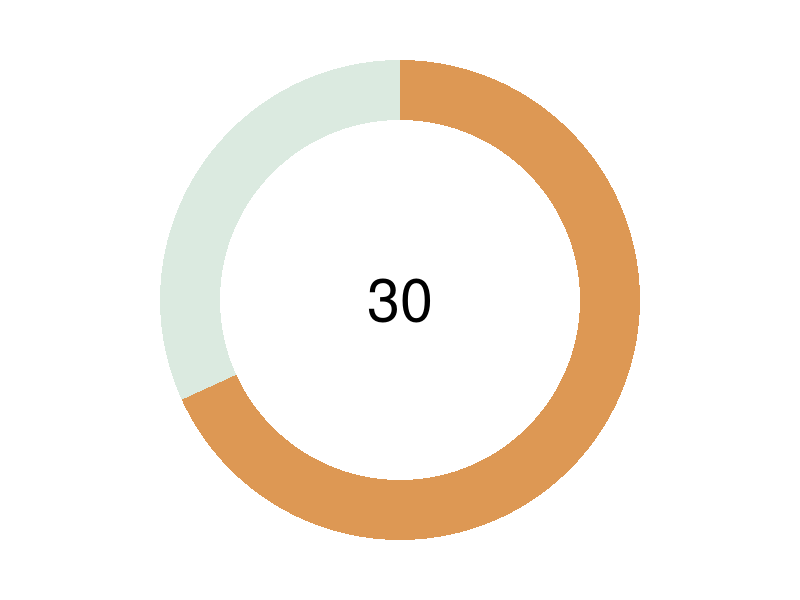

Source code (R):

# Background --------------------------------------------------------------

# Adding a custom plot to show how at-risk the patients are. 


# Housekeeping ------------------------------------------------------------

library(ggplot2)
library(magrittr)
library(tidyr)

# Building the plot -------------------------------------------------------

user_risk <- 30
data <- data.frame(
  category=c("user_risk", "max_risk"),
  count=c(user_risk, 44)
)

# Compute percentages
data$fraction = data$count / 44
#data$fraction = data$count / sum(data$count)

# Compute the cumulative percentages (top of each rectangle)
data$ymax = data$fraction

# Compute the bottom of each rectangle
data$ymin = c(0, head(data$ymax, n=-1))

# Make the plot
base_colour <- "#DBEAE0"
#fill_col <- "#C69A60"
fill_col_range <- seq(from = 1, to = 5, by = 1)
names(fill_col_range) <- c("#4C8C4C", "#82C57B", "#CBCC85", "#DD9854", "#B22B3B")
fill_col_index <- round(quantile(fill_col_range, user_risk/44))
fill_col <- fill_col_range[fill_col_index]

ggplot(data, aes(ymax = ymax, ymin = ymin, xmax = 4, xmin = 3, fill = category)) +
  geom_rect() +
  coord_polar(theta="y") + # Try to remove that to understand how the chart is built initially
  annotate("text", label = user_risk, size = 15, x = 0, y = 0) +
  scale_fill_manual(values = c(base_colour, names(fill_col))) +
  theme_void() +
  theme(legend.position = "none")


